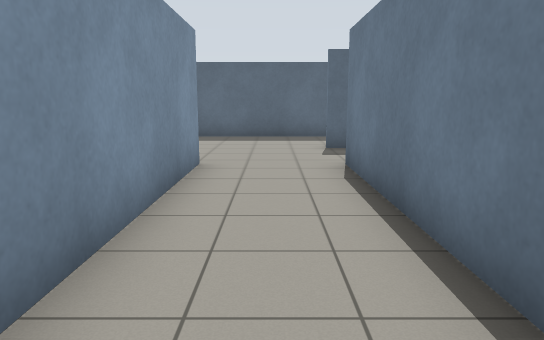
View 1 (above)

24 first-person views from a walk through a robot-simulator world made for Gazebo. The camera is 1.2 m above the floor, tilts 10° down and sees 70° across. The floor is counted in squares, 1 m on a side. Each view is taken from the middle of a square. On the plan, view 1 faces up. The plan holds only what a view shows up to about 15 squares ahead; the rest is blank.

View 2
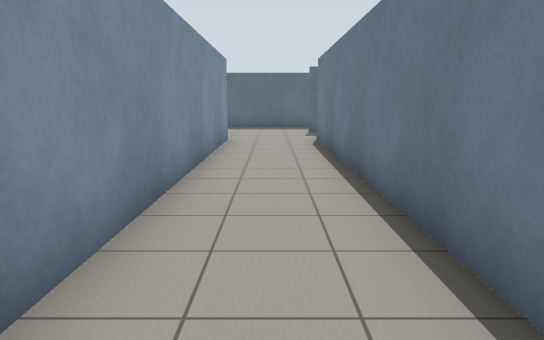

View 3
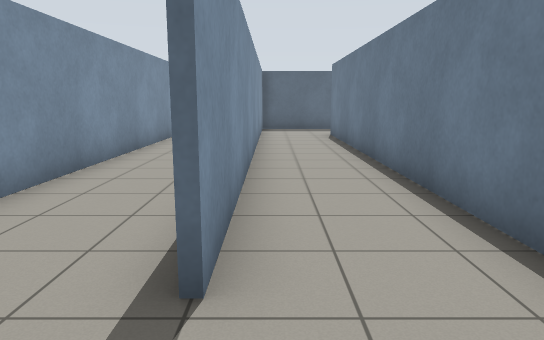

View 4
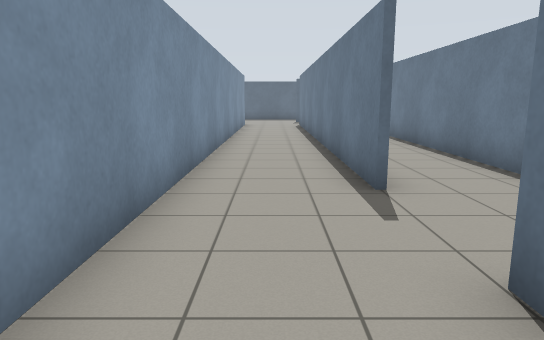

View 5
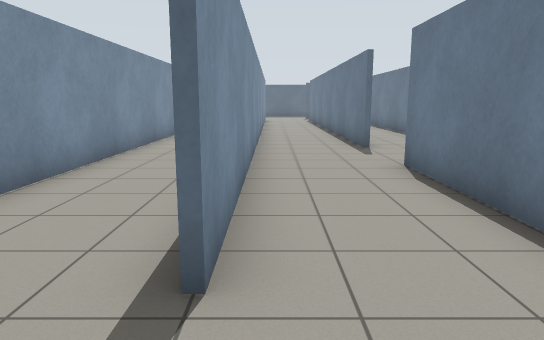

View 6
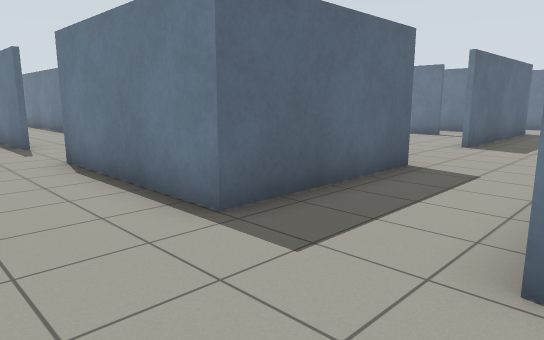

View 7
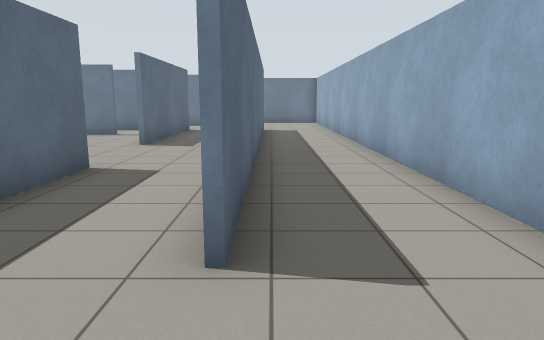

View 8
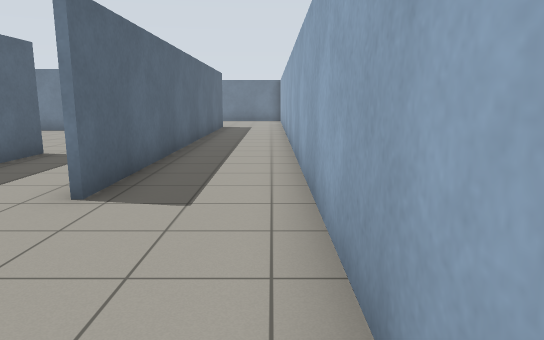

View 9
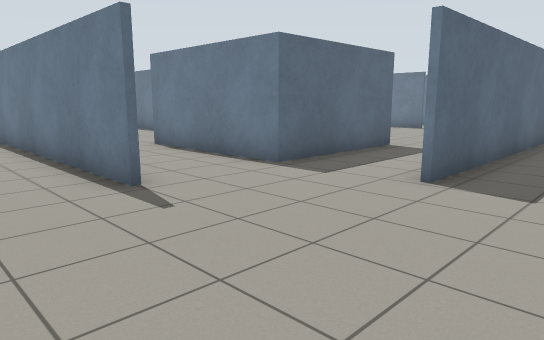

View 10
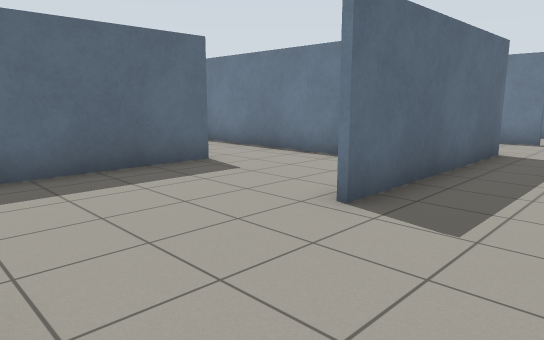

View 11
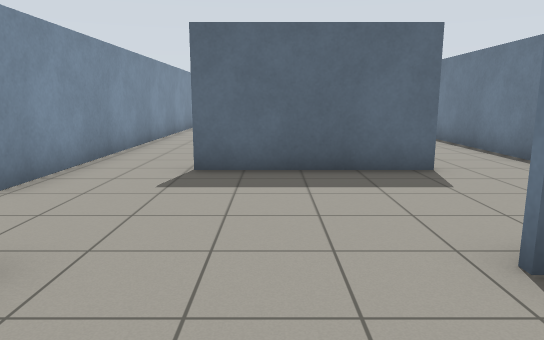

View 12
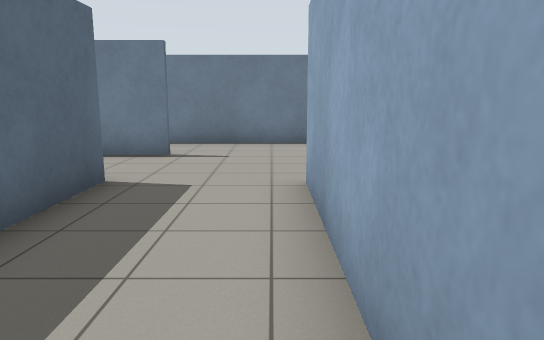

View 13
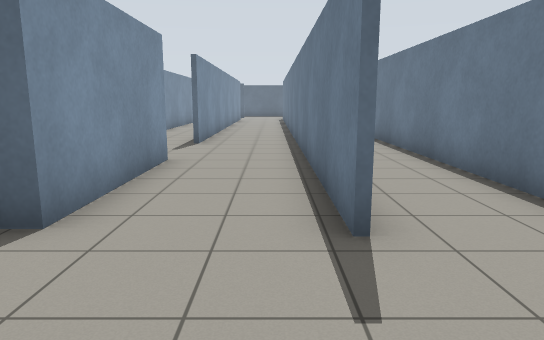

View 14
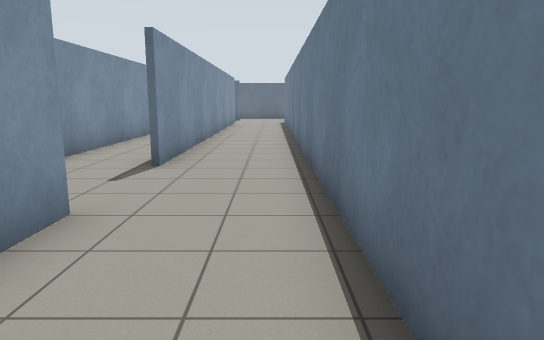

View 15
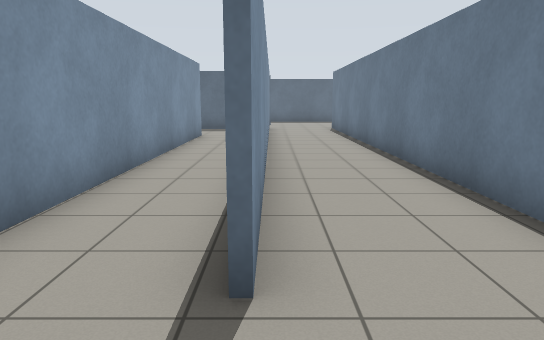

View 16
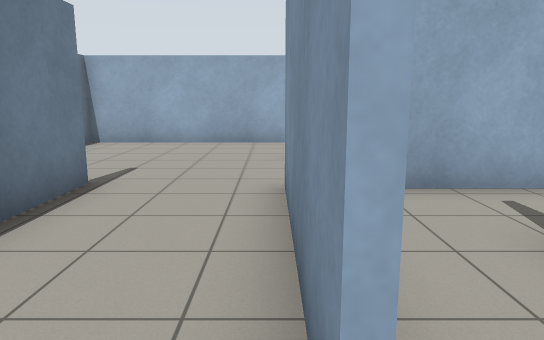

View 17
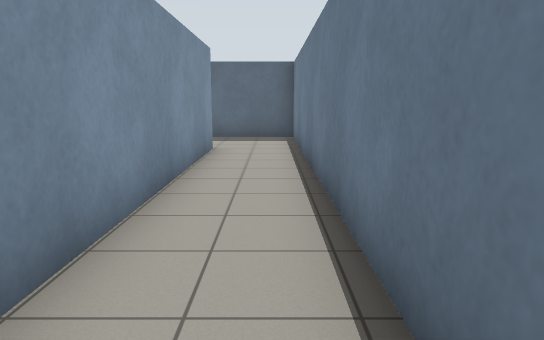

View 18
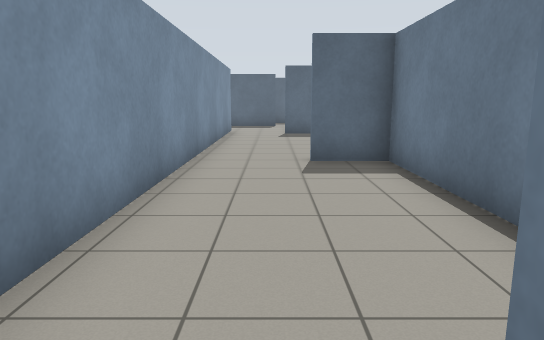

View 19
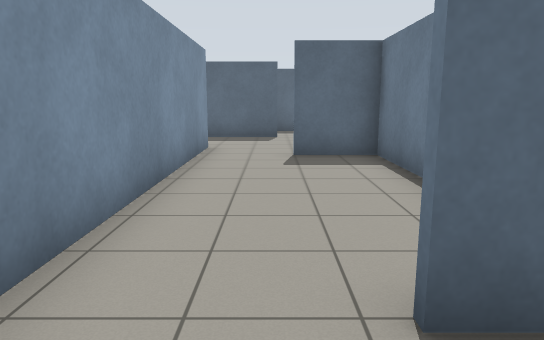

View 20
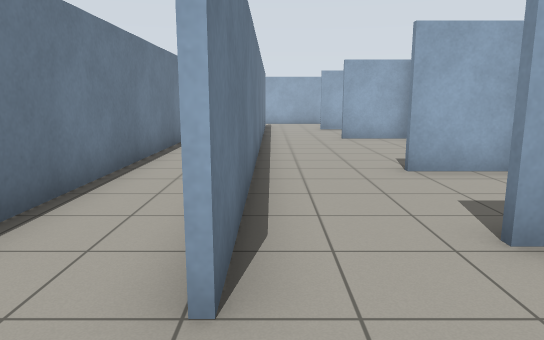

View 21
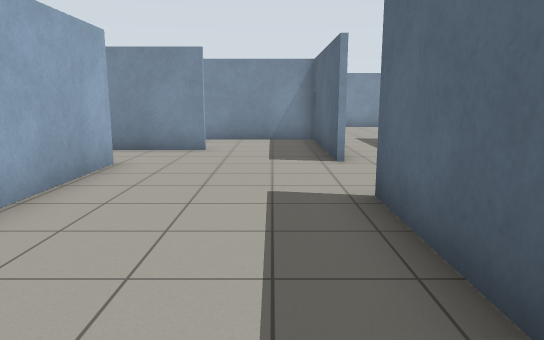

View 22
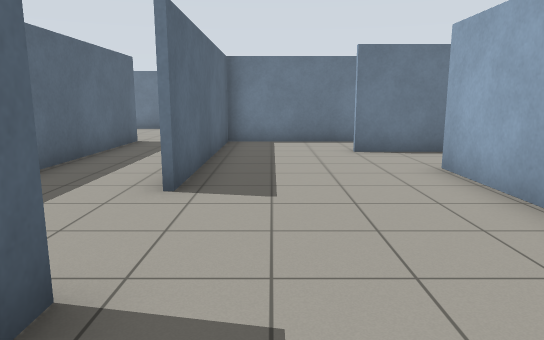

View 23
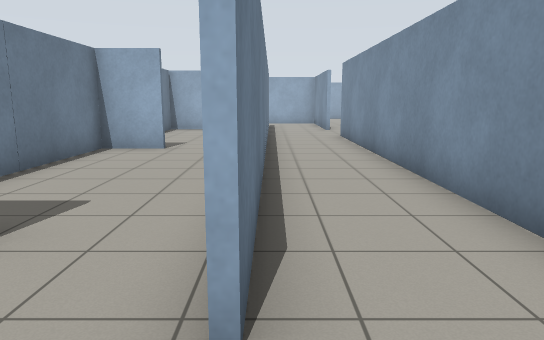

View 24
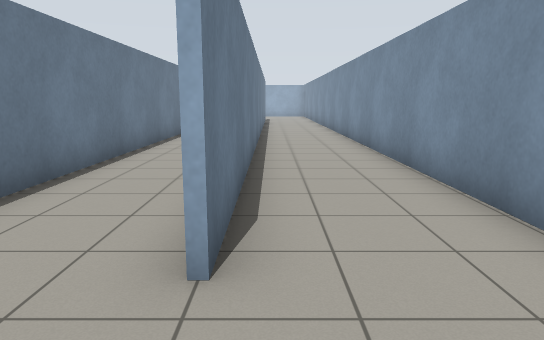

### Floor plan
Ten units are one square. View 1 is at (0, 0); x grows to the right and y downward. Boxes are objects, and circles mark ways between rooms. Rooms are numbered by the first view taken in them; rooms with no view inside come last. Other rooms are left out.
<svg viewBox="-51 -139 270 359">
<path fill="none" stroke="#000" d="M14 79 14 -75M42 71 42 -44M-16 44 -16 -76M-16 158 -16 71M61 157 14 157 14 106M-24 215 164 215M129 187 16 187M-46 -65 -46 131M46 -73 16 -73 16 79M-14 -76 -14 158M157 58 157 -73 135 -73M158 109 158 155 97 155M109 112 66 112M133 134 133 114M84 84 84 41 67 41M121 153 142 153M67 40 84 40 84 -28 65 -28M187 158 187 -52M158 -21 158 79M106 185 158 185M135 -41 135 66M214 191 214 61M164 215 214 215 214 211M43 -44 43 129M135 -73 91 -73M63 -73 46 -73M133 -26 133 -41M64 -29 110 -29M160 -101 108 -101M20 -101 14 -101M20 -134 -26 -134M85 67 107 67M133 64 133 14M84 7 107 7M133 14 133 -26M133 114 133 64"/>
<circle cx="155" cy="205" r="3" fill="#2a7"/>
<circle cx="65" cy="175" r="3" fill="#2a7"/>
<circle cx="40" cy="-55" r="3" fill="#2a7"/>
<circle cx="-20" cy="-72" r="3" fill="#2a7"/>
<circle cx="130" cy="-55" r="3" fill="#2a7"/>
<circle cx="55" cy="-45" r="3" fill="#2a7"/>
<circle cx="115" cy="110" r="3" fill="#2a7"/>
<circle cx="70" cy="-85" r="3" fill="#2a7"/>
<circle cx="115" cy="-30" r="3" fill="#2a7"/>
<circle cx="115" cy="10" r="3" fill="#2a7"/>
<circle cx="115" cy="70" r="3" fill="#2a7"/>
<text x="10" y="90">1</text>
<text x="140" y="80">2</text>
<text x="100" y="-60">3</text>
<text x="80" y="-110">4</text>
<text x="100" y="40">5</text>
<text x="110" y="-10">6</text>
<text x="110" y="90">7</text>
</svg>
Room 1 opens to room 2. Room 1 opens to room 3. Room 1 opens to room 4. Room 2 opens to room 3. Room 2 opens to room 7. Room 3 opens to room 4. Room 3 opens to room 6. Room 5 opens to room 6. Room 5 opens to room 7.

Where each view was taken, in squares from view 1:
view 1: 0 up, 0 right, facing up
view 2: 5 down, 0 right, facing up
view 3: 10 down, 2 right, facing up
view 4: 13 down, 0 right, facing up
view 5: 18 down, 1 left, facing up
view 6: 19 down, 1 left, facing up-right
view 7: 19 down, 1 left, facing right
view 8: 21 down, 3 left, facing right
view 9: 21 down, 4 left, facing up-right
view 10: 18 down, 6 right, facing up-right
view 11: 18 down, 8 right, facing up
view 12: 18 down, 10 right, facing right
view 13: 19 down, 18 right, facing up
view 14: 15 down, 18 right, facing up
view 15: 10 down, 16 right, facing up
view 16: 10 down, 16 right, facing down
view 17: 6 down, 15 right, facing up
view 18: 12 down, 6 right, facing up
view 19: 6 down, 6 right, facing up
view 20: 6 up, 13 right, facing down
view 21: 6 up, 14 right, facing left
view 22: 6 up, 4 right, facing right
view 23: 6 up, 4 right, facing down
view 24: 10 up, 2 left, facing down
